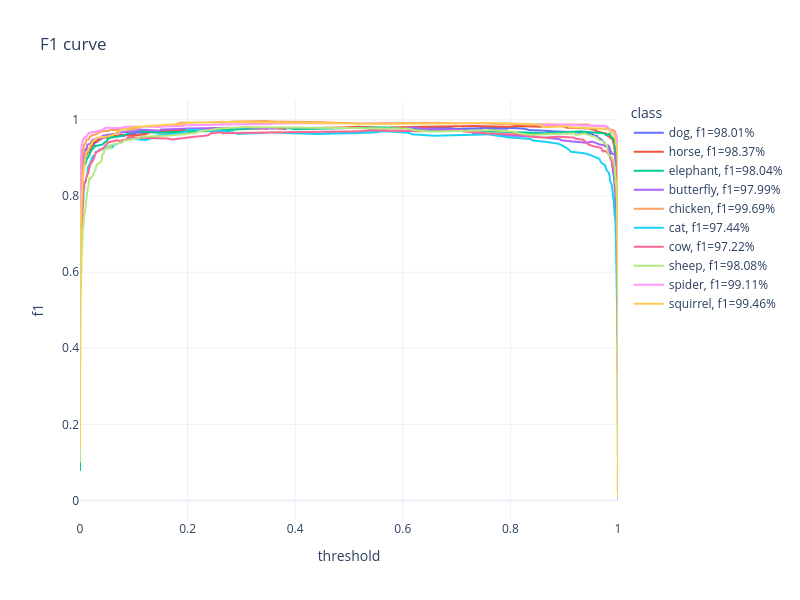

Notebook source saved alongside this figure:
### Code cell
df = pd.DataFrame(df_dict)
px.line(df, x='threshold', y='f1', color='class', 
        width=800, height=600, title="F1 curve")

### Figure 1 — Plotly figure (JSON) as saved in the notebook; plotly's stock layout.template omitted (floating-point values rounded to 4 significant figures; data arrays with more than 128 entries replaced by an {"elided": "..."} marker saying what was removed)
{"data": [{"hovertemplate": "class=dog, f1=98.01%<br>threshold=%{x}<br>f1=%{y}<extra></extra>", "legendgroup": "dog, f1=98.01%", "line": {"color": "#636efa", "dash": "solid"}, "marker": {"symbol": "circle"}, "mode": "lines", "name": "dog, f1=98.01%", "showlegend": true, "type": "scattergl", "x": {"elided": "2416 float values"}, "xaxis": "x", "y": {"elided": "2416 float values"}, "yaxis": "y"}, {"hovertemplate": "class=horse, f1=98.37%<br>threshold=%{x}<br>f1=%{y}<extra></extra>", "legendgroup": "horse, f1=98.37%", "line": {"color": "#EF553B", "dash": "solid"}, "marker": {"symbol": "circle"}, "mode": "lines", "name": "horse, f1=98.37%", "showlegend": true, "type": "scattergl", "x": {"elided": "2419 float values"}, "xaxis": "x", "y": {"elided": "2419 float values"}, "yaxis": "y"}, {"hovertemplate": "class=elephant, f1=98.04%<br>threshold=%{x}<br>f1=%{y}<extra></extra>", "legendgroup": "elephant, f1=98.04%", "line": {"color": "#00cc96", "dash": "solid"}, "marker": {"symbol": "circle"}, "mode": "lines", "name": "elephant, f1=98.04%", "showlegend": true, "type": "scattergl", "x": {"elided": "2420 float values"}, "xaxis": "x", "y": {"elided": "2420 float values"}, "yaxis": "y"}, {"hovertemplate": "class=butterfly, f1=97.99%<br>threshold=%{x}<br>f1=%{y}<extra></extra>", "legendgroup": "butterfly, f1=97.99%", "line": {"color": "#ab63fa", "dash": "solid"}, "marker": {"symbol": "circle"}, "mode": "lines", "name": "butterfly, f1=97.99%", "showlegend": true, "type": "scattergl", "x": {"elided": "2419 float values"}, "xaxis": "x", "y": {"elided": "2419 float values"}, "yaxis": "y"}, {"hovertemplate": "class=chicken, f1=99.69%<br>threshold=%{x}<br>f1=%{y}<extra></extra>", "legendgroup": "chicken, f1=99.69%", "line": {"color": "#FFA15A", "dash": "solid"}, "marker": {"symbol": "circle"}, "mode": "lines", "name": "chicken, f1=99.69%", "showlegend": true, "type": "scattergl", "x": {"elided": "2394 float values"}, "xaxis": "x", "y": {"elided": "2394 float values"}, "yaxis": "y"}, {"hovertemplate": "class=cat, f1=97.44%<br>threshold=%{x}<br>f1=%{y}<extra></extra>", "legendgroup": "cat, f1=97.44%", "line": {"color": "#19d3f3", "dash": "solid"}, "marker": {"symbol": "circle"}, "mode": "lines", "name": "cat, f1=97.44%", "showlegend": true, "type": "scattergl", "x": {"elided": "2421 float values"}, "xaxis": "x", "y": {"elided": "2421 float values"}, "yaxis": "y"}, {"hovertemplate": "class=cow, f1=97.22%<br>threshold=%{x}<br>f1=%{y}<extra></extra>", "legendgroup": "cow, f1=97.22%", "line": {"color": "#FF6692", "dash": "solid"}, "marker": {"symbol": "circle"}, "mode": "lines", "name": "cow, f1=97.22%", "showlegend": true, "type": "scattergl", "x": {"elided": "2421 float values"}, "xaxis": "x", "y": {"elided": "2421 float values"}, "yaxis": "y"}, {"hovertemplate": "class=sheep, f1=98.08%<br>threshold=%{x}<br>f1=%{y}<extra></extra>", "legendgroup": "sheep, f1=98.08%", "line": {"color": "#B6E880", "dash": "solid"}, "marker": {"symbol": "circle"}, "mode": "lines", "name": "sheep, f1=98.08%", "showlegend": true, "type": "scattergl", "x": {"elided": "2421 float values"}, "xaxis": "x", "y": {"elided": "2421 float values"}, "yaxis": "y"}, {"hovertemplate": "class=spider, f1=99.11%<br>threshold=%{x}<br>f1=%{y}<extra></extra>", "legendgroup": "spider, f1=99.11%", "line": {"color": "#FF97FF", "dash": "solid"}, "marker": {"symbol": "circle"}, "mode": "lines", "name": "spider, f1=99.11%", "showlegend": true, "type": "scattergl", "x": {"elided": "2359 float values"}, "xaxis": "x", "y": {"elided": "2359 float values"}, "yaxis": "y"}, {"hovertemplate": "class=squirrel, f1=99.46%<br>threshold=%{x}<br>f1=%{y}<extra></extra>", "legendgroup": "squirrel, f1=99.46%", "line": {"color": "#FECB52", "dash": "solid"}, "marker": {"symbol": "circle"}, "mode": "lines", "name": "squirrel, f1=99.46%", "showlegend": true, "type": "scattergl", "x": {"elided": "2408 float values"}, "xaxis": "x", "y": {"elided": "2408 float values"}, "yaxis": "y"}], "layout": {"height": 600, "legend": {"title": {"text": "class"}, "tracegroupgap": 0}, "title": {"text": "F1 curve"}, "width": 800, "xaxis": {"anchor": "y", "domain": [0, 1], "title": {"text": "threshold"}}, "yaxis": {"anchor": "x", "domain": [0, 1], "title": {"text": "f1"}}}}
